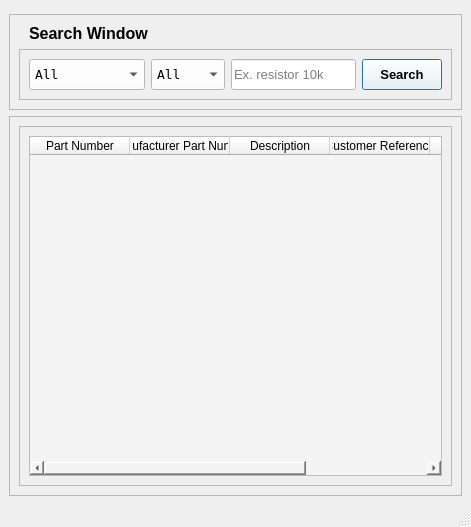
<?xml version="1.0" encoding="UTF-8"?>
<ui version="4.0">
 <class>MainWindow</class>
 <widget class="QMainWindow" name="MainWindow">
  <property name="geometry">
   <rect>
    <x>0</x>
    <y>0</y>
    <width>471</width>
    <height>527</height>
   </rect>
  </property>
  <property name="windowTitle">
   <string>EIP - Search Window</string>
  </property>
  <property name="windowIcon">
   <iconset>
    <normaloff>../Icons/magnifier.png</normaloff>../Icons/magnifier.png</iconset>
  </property>
  <widget class="QWidget" name="centralwidget">
   <property name="styleSheet">
    <string notr="true"/>
   </property>
   <layout class="QGridLayout" name="gridLayout_2">
    <item row="3" column="0">
     <widget class="QFrame" name="info_frame">
      <property name="frameShape">
       <enum>QFrame::StyledPanel</enum>
      </property>
      <property name="frameShadow">
       <enum>QFrame::Raised</enum>
      </property>
      <layout class="QVBoxLayout" name="verticalLayout_4">
       <item>
        <widget class="QFrame" name="frame_3">
         <property name="frameShape">
          <enum>QFrame::StyledPanel</enum>
         </property>
         <property name="frameShadow">
          <enum>QFrame::Raised</enum>
         </property>
         <layout class="QVBoxLayout" name="verticalLayout_3">
          <item>
           <widget class="QTableWidget" name="table">
            <property name="enabled">
             <bool>true</bool>
            </property>
            <property name="minimumSize">
             <size>
              <width>0</width>
              <height>0</height>
             </size>
            </property>
            <property name="maximumSize">
             <size>
              <width>16777215</width>
              <height>16777215</height>
             </size>
            </property>
            <property name="styleSheet">
             <string notr="true">background-color: rgb(244, 244, 244);</string>
            </property>
            <property name="verticalScrollBarPolicy">
             <enum>Qt::ScrollBarAsNeeded</enum>
            </property>
            <property name="horizontalScrollBarPolicy">
             <enum>Qt::ScrollBarAsNeeded</enum>
            </property>
            <property name="editTriggers">
             <set>QAbstractItemView::NoEditTriggers</set>
            </property>
            <property name="alternatingRowColors">
             <bool>false</bool>
            </property>
            <property name="verticalScrollMode">
             <enum>QAbstractItemView::ScrollPerItem</enum>
            </property>
            <property name="horizontalScrollMode">
             <enum>QAbstractItemView::ScrollPerPixel</enum>
            </property>
            <property name="showGrid">
             <bool>true</bool>
            </property>
            <property name="sortingEnabled">
             <bool>false</bool>
            </property>
            <property name="wordWrap">
             <bool>true</bool>
            </property>
            <column>
             <property name="text">
              <string>Part Number</string>
             </property>
            </column>
            <column>
             <property name="text">
              <string>Manufacturer Part Number</string>
             </property>
            </column>
            <column>
             <property name="text">
              <string>Description</string>
             </property>
            </column>
            <column>
             <property name="text">
              <string>Customer Reference</string>
             </property>
            </column>
            <column>
             <property name="text">
              <string>Unit Price</string>
             </property>
            </column>
            <column>
             <property name="text">
              <string>Quantity</string>
             </property>
            </column>
           </widget>
          </item>
         </layout>
        </widget>
       </item>
      </layout>
     </widget>
    </item>
    <item row="1" column="0">
     <widget class="QFrame" name="search_frame">
      <property name="sizePolicy">
       <sizepolicy hsizetype="Preferred" vsizetype="Fixed">
        <horstretch>0</horstretch>
        <verstretch>0</verstretch>
       </sizepolicy>
      </property>
      <property name="maximumSize">
       <size>
        <width>16777215</width>
        <height>16777215</height>
       </size>
      </property>
      <property name="frameShape">
       <enum>QFrame::StyledPanel</enum>
      </property>
      <property name="frameShadow">
       <enum>QFrame::Raised</enum>
      </property>
      <layout class="QVBoxLayout" name="verticalLayout">
       <item>
        <widget class="QLabel" name="title">
         <property name="font">
          <font>
           <family>Arial</family>
           <pointsize>12</pointsize>
           <weight>75</weight>
           <bold>true</bold>
          </font>
         </property>
         <property name="text">
          <string>Search Window</string>
         </property>
         <property name="alignment">
          <set>Qt::AlignLeading|Qt::AlignLeft|Qt::AlignVCenter</set>
         </property>
         <property name="wordWrap">
          <bool>true</bool>
         </property>
         <property name="indent">
          <number>10</number>
         </property>
        </widget>
       </item>
       <item>
        <widget class="QFrame" name="frame_search_criteria">
         <property name="sizePolicy">
          <sizepolicy hsizetype="Preferred" vsizetype="Preferred">
           <horstretch>0</horstretch>
           <verstretch>0</verstretch>
          </sizepolicy>
         </property>
         <property name="maximumSize">
          <size>
           <width>900</width>
           <height>16777215</height>
          </size>
         </property>
         <property name="frameShape">
          <enum>QFrame::StyledPanel</enum>
         </property>
         <property name="frameShadow">
          <enum>QFrame::Raised</enum>
         </property>
         <layout class="QHBoxLayout" name="horizontalLayout">
          <item>
           <widget class="QComboBox" name="comboBox_section">
            <property name="enabled">
             <bool>true</bool>
            </property>
            <property name="sizePolicy">
             <sizepolicy hsizetype="Preferred" vsizetype="Preferred">
              <horstretch>0</horstretch>
              <verstretch>0</verstretch>
             </sizepolicy>
            </property>
            <property name="minimumSize">
             <size>
              <width>0</width>
              <height>0</height>
             </size>
            </property>
            <property name="font">
             <font>
              <family>Terminal</family>
              <pointsize>10</pointsize>
             </font>
            </property>
            <property name="cursor">
             <cursorShape>PointingHandCursor</cursorShape>
            </property>
            <property name="styleSheet">
             <string notr="true">QComboBox {
	background-color: white;
	padding: 5px;
}

QAbstractItemView {
	background-color: white;
}
</string>
            </property>
            <property name="currentText">
             <string>All</string>
            </property>
            <property name="frame">
             <bool>true</bool>
            </property>
            <item>
             <property name="text">
              <string>All</string>
             </property>
            </item>
            <item>
             <property name="text">
              <string>Inventory</string>
             </property>
            </item>
            <item>
             <property name="text">
              <string>Projects</string>
             </property>
            </item>
            <item>
             <property name="text">
              <string>Past Orders</string>
             </property>
            </item>
           </widget>
          </item>
          <item>
           <widget class="QComboBox" name="comboBox_category">
            <property name="enabled">
             <bool>true</bool>
            </property>
            <property name="sizePolicy">
             <sizepolicy hsizetype="Preferred" vsizetype="Preferred">
              <horstretch>0</horstretch>
              <verstretch>0</verstretch>
             </sizepolicy>
            </property>
            <property name="minimumSize">
             <size>
              <width>0</width>
              <height>0</height>
             </size>
            </property>
            <property name="font">
             <font>
              <family>Terminal</family>
              <pointsize>10</pointsize>
             </font>
            </property>
            <property name="cursor">
             <cursorShape>PointingHandCursor</cursorShape>
            </property>
            <property name="styleSheet">
             <string notr="true">QComboBox {
	background-color: white;
	padding: 5px;
}

QAbstractItemView {
	background-color: white;
}
</string>
            </property>
            <property name="frame">
             <bool>true</bool>
            </property>
            <item>
             <property name="text">
              <string>All</string>
             </property>
            </item>
           </widget>
          </item>
          <item>
           <widget class="QLineEdit" name="search_lineEdit">
            <property name="enabled">
             <bool>true</bool>
            </property>
            <property name="sizePolicy">
             <sizepolicy hsizetype="Preferred" vsizetype="Preferred">
              <horstretch>0</horstretch>
              <verstretch>0</verstretch>
             </sizepolicy>
            </property>
            <property name="font">
             <font>
              <family>Arial</family>
              <pointsize>10</pointsize>
             </font>
            </property>
            <property name="styleSheet">
             <string notr="true">background-color: rgb(255, 255, 255);</string>
            </property>
            <property name="text">
             <string/>
            </property>
            <property name="placeholderText">
             <string>Ex. resistor 10k</string>
            </property>
            <property name="clearButtonEnabled">
             <bool>true</bool>
            </property>
           </widget>
          </item>
          <item>
           <widget class="QPushButton" name="btn_search">
            <property name="enabled">
             <bool>true</bool>
            </property>
            <property name="sizePolicy">
             <sizepolicy hsizetype="Preferred" vsizetype="Preferred">
              <horstretch>0</horstretch>
              <verstretch>0</verstretch>
             </sizepolicy>
            </property>
            <property name="font">
             <font>
              <family>Arial</family>
              <pointsize>10</pointsize>
              <weight>75</weight>
              <bold>true</bold>
             </font>
            </property>
            <property name="cursor">
             <cursorShape>PointingHandCursor</cursorShape>
            </property>
            <property name="styleSheet">
             <string notr="true">background-color: rgb(255, 255, 255);</string>
            </property>
            <property name="text">
             <string>Search</string>
            </property>
            <property name="checkable">
             <bool>false</bool>
            </property>
            <property name="autoDefault">
             <bool>false</bool>
            </property>
            <property name="default">
             <bool>true</bool>
            </property>
           </widget>
          </item>
         </layout>
        </widget>
       </item>
      </layout>
     </widget>
    </item>
    <item row="0" column="0">
     <spacer name="verticalSpacer">
      <property name="orientation">
       <enum>Qt::Vertical</enum>
      </property>
      <property name="sizeType">
       <enum>QSizePolicy::Fixed</enum>
      </property>
      <property name="sizeHint" stdset="0">
       <size>
        <width>20</width>
        <height>5</height>
       </size>
      </property>
     </spacer>
    </item>
   </layout>
  </widget>
  <widget class="QMenuBar" name="menubar">
   <property name="geometry">
    <rect>
     <x>0</x>
     <y>0</y>
     <width>471</width>
     <height>21</height>
    </rect>
   </property>
  </widget>
  <widget class="QStatusBar" name="statusbar"/>
 </widget>
 <resources/>
 <connections/>
</ui>
